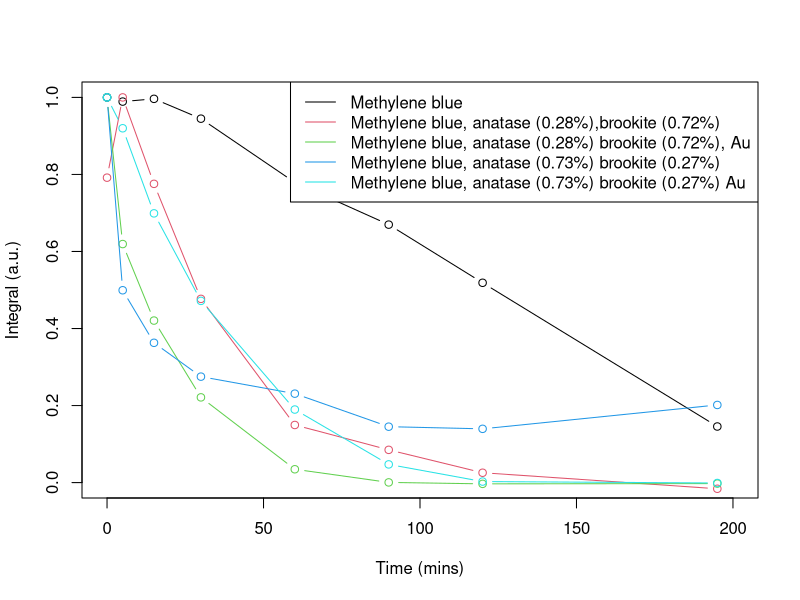

Recreate this plot in R.
# Here we calculate the integrals in the region 625-680nm
# for the normalized datasets.

# Read all the data files
mb_norm               <- read.table("Methylene_blue_normalized.dat", header = TRUE)
mbAn0.28Br0.72_norm   <- read.table("Methylene_blue_anatase0.28_brookite0.72_normalized.dat", header = TRUE)
mbAn0.28Br0.72Au_norm <- read.table("Methylene_blue_anatase0.28_brookite0.72_Au_normalized.dat", header = TRUE)
mbAn0.73Br0.27_norm   <- read.table("Methylene_blue_anatase0.73_brookite0.27_normalized.dat", header = TRUE)
mbAn0.73Br0.27Au_norm <- read.table("Methylene_blue_anatase0.73_brookite0.27_Au_normalized.dat", header = TRUE)

# Interpolate the datasets into splines
mb_spl               <- apply(mb_norm[,-1], 2, splinefun, x = mb_norm$Wavelength)
mbAn0.28Br0.72_spl   <- apply(mbAn0.28Br0.72_norm[,-1], 2, splinefun, x = mbAn0.28Br0.72_norm$Wavelength)
mbAn0.28Br0.72Au_spl <- apply(mbAn0.28Br0.72Au_norm[,-1], 2, splinefun, x = mbAn0.28Br0.72Au_norm$Wavelength)
mbAn0.73Br0.27_spl   <- apply(mbAn0.73Br0.27_norm[,-1], 2, splinefun, x = mbAn0.73Br0.27_norm$Wavelength)
mbAn0.73Br0.27Au_spl <- apply(mbAn0.73Br0.27Au_norm[,-1], 2, splinefun, x = mbAn0.73Br0.27Au_norm$Wavelength)

# Integrate
low_limit <- 625
up_limit  <- 680
tol <- 1e-3
mb_int               <- lapply(mb_spl, integrate, lower = low_limit, upper = up_limit, subdivisions = 300, rel.tol = tol)
mbAn0.28Br0.72_int   <- lapply(mbAn0.28Br0.72_spl, integrate, lower = low_limit, upper = up_limit, subdivisions = 300, rel.tol = tol)
mbAn0.28Br0.72Au_int <- lapply(mbAn0.28Br0.72Au_spl, integrate, lower = low_limit, upper = up_limit, subdivisions = 300, rel.tol = tol)
mbAn0.73Br0.27_int   <- lapply(mbAn0.73Br0.27_spl, integrate, lower = low_limit, upper = up_limit, subdivisions = 300, rel.tol = tol)
mbAn0.73Br0.27Au_int <- lapply(mbAn0.73Br0.27Au_spl, integrate, lower = low_limit, upper = up_limit, subdivisions = 300, rel.tol = tol)

# Get only the values
mb_int_val <- sapply(mb_int, function(x) x$value)
mbAn0.28Br0.72_int_val <- sapply(mbAn0.28Br0.72_int, function(x) x$value)
mbAn0.28Br0.72Au_int_val <- sapply(mbAn0.28Br0.72Au_int, function(x) x$value)
mbAn0.73Br0.27_int_val <- sapply(mbAn0.73Br0.27_int, function(x) x$value)
mbAn0.73Br0.27Au_int_val <- sapply(mbAn0.73Br0.27Au_int, function(x) x$value)

# Join them in a reversed way
ints <- data.frame(c(0,5,15,30,60,90,120,195),
                   rev(mb_int_val),
                   rev(mbAn0.28Br0.72_int_val),
                   rev(mbAn0.28Br0.72Au_int_val),
                   rev(mbAn0.73Br0.27_int_val),
                   rev(mbAn0.73Br0.27Au_int_val))
row.names(ints) <- NULL
names(ints) <- c("time",
                 "Methylene_blue", 
                 "Methylene_blue_anatase0.28_brookite0.72", 
                 "Methylene_blue_anatase0.28_brookite0.72_Au", 
                 "Methylene_blue_anatase0.73_brookite0.27",
                 "Methylene_blue_anatase0.73_brookite0.27_Au")

# Normalize by the maximum value
maxs <- apply(ints, 2, max)
ints <- sweep(ints, 2, maxs, "/")
ints[1] <- c(0,5,15,30,60,90,120,195)
# Plots
pal <- palette(rainbow(5))

png(filename = "Integrals.png", width = 600, height = 450, units = "px")
plot(ints$time, ints$Methylene_blue, type = "n", 
     xlim=c(0,200), ylim=c(0,1), xlab = "Time (mins)", ylab = "Integral (a.u.)")
points(ints$time, ints$Methylene_blue, col = pal[1], type = "b")
points(ints$time, ints$Methylene_blue_anatase0.28_brookite0.72, col = pal[2], type = "b")
points(ints$time, ints$Methylene_blue_anatase0.28_brookite0.72_Au, col = pal[3], type = "b")
points(ints$time, ints$Methylene_blue_anatase0.73_brookite0.27, col = pal[4], type = "b")
points(ints$time, ints$Methylene_blue_anatase0.73_brookite0.27_Au, col = pal[5], type = "b")
legend("topright", col = pal, legend = c("Methylene blue", 
                                         "Methylene blue, anatase (0.28%),brookite (0.72%)", 
                                         "Methylene blue, anatase (0.28%) brookite (0.72%), Au", 
                                         "Methylene blue, anatase (0.73%) brookite (0.27%)",
                                         "Methylene blue, anatase (0.73%) brookite (0.27%) Au"), lwd = 1)
dev.off()